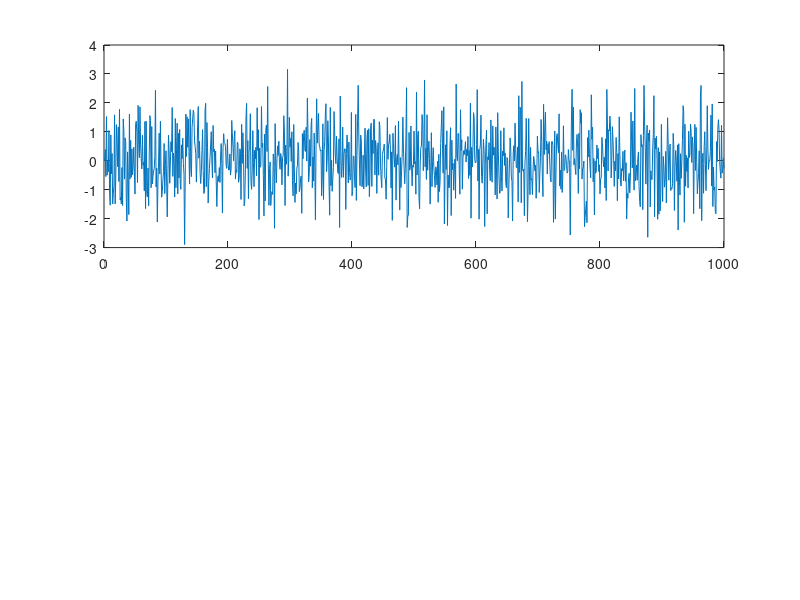

The MATLAB source for this figure: (Note: this script raises an error after producing the figure.)
x = wgn(1,1000,0);
subplot(2,1,1);
plot(x);
n = length(x);
[y,t] = autocorr(x,n-1);
subplot(2,1,2);
plot(t,y);
axis([0 1000 -0.25 0.5]);